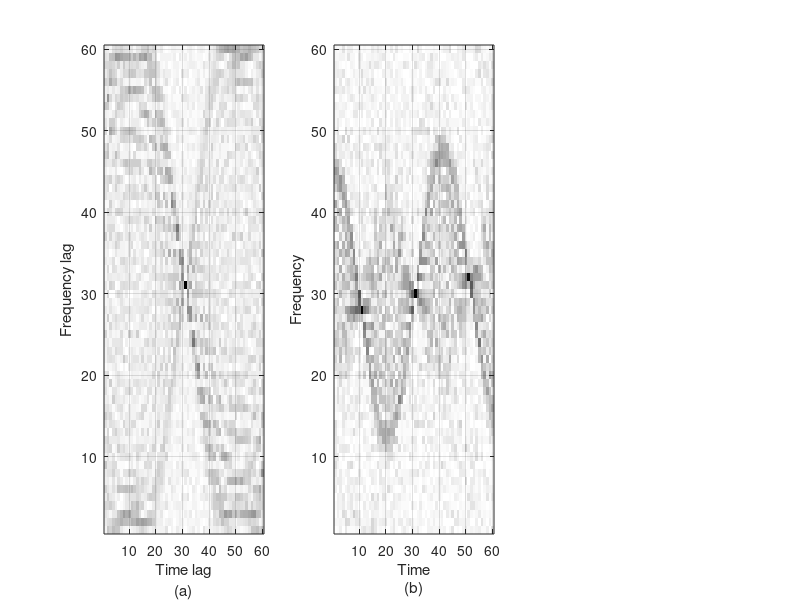

MATLAB code to generate this figure: (Note: this script raises an error after producing the figure.)
%  Compressive sensing in the ambiguity domain
%
%   The function calculates the CS-based Wigner distribution from the set
%   of random measurements taken from the corresponding ambiguity function
%
%   INPUTS: 
%   1. Standard Wigner distribution of mono-component signal
%   (WDstandard_knjiga_mono.mat); the size of WD matrix is 60x60
%   2. Transform domain matrix - 2D DFT matrix (fftmat2_60.mat, of size 3600x3600); 
%
%   The random selection of ambigutiy domain points inside the desired
%   central region in the ambiguity domain is done by using MASK
%  The reconstrcution of points of the time-frequency plane are done using
%  soft thresholding method (Copyright (c) 2010 Gabriel Peyre, see below)

% -----------------------------------------------------------------------

function figure1

clear;
clc;
close all;

% Load matrix corrresponding to the standard Wigner distribution of
% a monocomponent signal (matrix size 60x60)
load WDstandard_knjiga_mono.mat

% Define 2D mask corresponding to a small central region in the ambiguity
% domain
mask2 = zeros(size(WD));
mask2(25:35,25:35)=1;  

% ------------------------------------------------------------------------
% Illustrate the standard WD distribution and the corresponding 
% Ambiguity function obtained as 2D inverse DFT of the WD 

figure(1),
FigHandle = figure(1);
set(FigHandle, 'Position', [100, 100, 800, 200]);

subplot(1,3,1)
Amb=fftshift(ifft2(WD));
imagesc(abs(Amb)); colormap(1-gray),
set(gca,'YDir','normal'); grid on
xlabel({'Time lag','(a)'}); ylabel('Frequency lag')
subplot(1,3,2),
imagesc(flipud(abs(WD'))); colormap(1-gray),
set(gca,'YDir','normal'); grid on
xlabel({'Time','(b)'}); ylabel('Frequency')
% ------------------------------------------------------------------------

% Reshape the 2D mask to 1D form in order to work with vectors instead of
% matrices
[m n] = size(mask2);
mask_vec = reshape(mask2,m*n,1);
% Positions of elements with value 1 within the mask corresponds to the
% positions of measurements in the ambiguity domain
mask_pos = find(mask_vec ==1);

% Selecting the measuremenst from the ambiguity domain that corresponds to
% the positions in vector mask_pos
tf2c = Amb;
tf2c_sparse = tf2c(mask_pos);

%-------------------------------------------------------------------------
%% PREPARING CS MATRIX
% Transform domain matrix (2D DFT of size 3600x3600)
load fftmat2_60.mat
N=60;

% Inverse 2D DFT matrix
ifftmat = conj(fftmat)/N/N;
clear fftmat

% Selecting rows in Inverse 2D DFt matrix that corresponds to the selected
% measuremenst defined by the mask_pos ;
ifftmat_sparse = ifftmat(mask_pos,:);

save cs_array_mono tf2c_sparse ifftmat_sparse

% ------------------------------------------------------------------------
% ------------------------------------------------------------------------

%% PERFORMING THE RECONSTRUCTION OF SPARSE TIME-FREQUENCY REPRESENTATION FROM THE SELECTED MEASUREMENTS FROM THE AMBIGUITY DOMAIN ;

% load the measurement vector (tf2c_sparse) and the CS matrix
% (ifftmat_sparse) [in this example these two input vector are saved in
% cs_array_mono in the previous part of the function];
load cs_array_mono

n = size(ifftmat_sparse,2);
p = size(ifftmat_sparse,1);

ns = floor(sqrt(n));

% Regularization parameter.

lambda=0.00001;

% CS Matrix A and observation/measurements vector y.

A = ifftmat_sparse;
y = tf2c_sparse;

% List of benchmarked algorithms.
methods = {'fb', 'fista', 'nesterov'};


% operator callbacks

F = @(x)lambda*norm(x,1);
G = @(x)1/2*norm(y-A*x)^2;


% Proximal operator of F. 

ProxF = @(x,tau)perform_soft_thresholding(x,lambda*tau);


% Gradient operator of G.
GradG = @(x)A'*(A*x-y);


% Lipschitz constant.
L = norm(A)^2;

% Bench the algorithm

options.niter = 5000;
E = [];
for i=1:1 %length(methods)
    options.method = methods{i};
    [x,e] = perform_fb(zeros(n,1), ProxF, GradG, L, options);
    E(:,i) = e(:);
% Illustrate the reconstructed sparse tiem-frequency representation 
    subplot(1,3,3)
   imagesc(0:ns-1, [0:ns/2-1]/ns,flipud((abs(reshape(x,ns,ns)')))), colormap(1-gray),
    set(gca,'YDir','normal'); grid on
    xlabel({'Time','(c)'}); ylabel('Frequency')    
end

end





function y = perform_soft_thresholding(x, tau)

% perform_soft_thresholding - soft thresholding
%
%   y = perform_soft_thresholding(x, tau);
%
%   y = prox_{tau*|.|_1}(x) = max(0,1-tau/|x|)*x
%
%   Proximal operator for the scalar L1 norm.
%
%   Copyright (c) 2010 Gabriel Peyre

y = max(0,1-tau./max(abs(x),1e-10)).*x;
end

function [x,R] = perform_fb(x, ProxF, GradG, L, options)

% perform_admm - preconditionned ADMM method
%
%    [x,R] = perform_fb(x, ProxF, GradG, L, options);
%
%   Solves min_x g(x) + f(x)
%   where g is a smooth convex proper function and f is a
%   convex proper function with an easy to compute proximal operator.
%
%   Use several first order-scheme depending on options.method:
%       options.method = 'fb' : classical Foward-backward
%       options.method = 'fista' : FISTA method of Beck and Teboule
%       options.method = 'nesterov' : Nesterov scheme.
%
%   INPUTS:
%   ProxF(y,sigma) computes Prox_{sigma*F}(x)
%   GradG(x) computes \nabla f(x)
%   L is the lipschitz constant of the gradient, if g is C^2:
%       L = max_x norm( Hg(x) ) 
%       where Hg(x) is the hessian of g at x. 
%       For instance, if g(x)=1/2*|A*x-y|^2 then tau = norm(A)^2.
%   options.niter is the number of iterations.
%   options.verb is for the diaplay of iterations.
%   options.report(x) is a function to fill in R.
%
%   OUTPUTS:
%   x is the final solution.
%   R(i) = options.report(x) at iteration i.
%
%   Copyright (c) 2010 Gabriel Peyre

options.null = 0;
method = getoptions(options, 'method', 'fb');
report = getoptions(options, 'report', @(x)0);
niter = getoptions(options, 'niter', 100);
verb = getoptions(options, 'verb', 1);
fbdamping = getoptions(options, 'fbdamping', 1.8);

clear R;
t = 1;  % fista & nesterov
tt = 2/L; gg = 0; A = 0; % nesterov
y = x;
x0 = x;
for i=1:niter 
  	R(i) = report(x);
    if verb
%         progressbar(i,niter);
    end
    switch method
        case 'fb'
            x = ProxF( x-fbdamping/L*GradG(x), fbdamping/L );
        case 'fista'
            xnew = ProxF( y - 1/L*GradG(y), 1/L );
            tnew = (1+sqrt(1+4*t^2))/2;
            y = xnew + (t-1)/(tnew)*(xnew-x);
            x = xnew; t = tnew;
        case 'nesterov'
            a = (tt + sqrt(tt^2 + 4*tt*A))/2;
            v = ProxF( x0-gg, A );
            z = (A*x+a*v)/(A+a);
            x = ProxF( z - 1/L*GradG(z) , 1/L  );
            gg = gg +  a * GradG(x); % P'*(P*x-y);
            A = A + a;
        otherwise
            error('Unknown method');
            
    end      
end

end

function v = getoptions(options, name, v, mendatory)

% getoptions - retrieve options parameter
%
%   v = getoptions(options, 'entry', v0, mendatory);
% is equivalent to the code:
%   if isfield(options, 'entry')
%       v = options.entry;
%   else
%       v = v0;
%   end
%
%   Copyright (c) 2007 Gabriel Peyre

if nargin<3
    error('Not enough arguments.');
end
if nargin<4
    mendatory = 0;
end

if isfield(options, name)
    v = eval(['options.' name ';']);
elseif mendatory
    error(['You have to provide options.' name '.']);
end 
end



